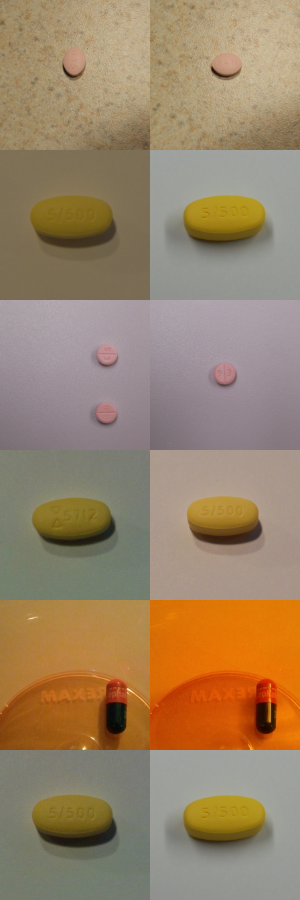
#> input picture pill-identifier/outputs/figures/_leakage_pairs.png, 300 x 900 px
$ python -i check_leakage.py   (imports and definitions only)
#> lines starting #> are read from the running program, lines starting #| are printed output that depends on the picture
"""Check for near-duplicate leakage between train and test.

Why this matters: C3PI consumer photographs were captured in batches - the same
physical tablet photographed several times in one session, on the same surface
under the same light. Byte-identical duplicates are easy to catch, but *near*
duplicates are not, and if a test image has an almost identical twin in train the
reported accuracy measures memorisation rather than recognition.

Method: reduce every crop to a small normalised grayscale signature, then for each
test image find its nearest train neighbour *of the same class* and report the
distribution of distances. A calibration set of distances between images of
*different* classes gives the scale for "how close is close".

    python src/check_leakage.py
    python src/check_leakage.py --dump 12   # save the most-similar pairs as a sheet
"""

from __future__ import annotations

import argparse
import csv
import sys
from collections import defaultdict
from pathlib import Path

import numpy as np
from PIL import Image

sys.path.insert(0, str(Path(__file__).resolve().parent))

ROOT = Path(__file__).resolve().parent.parent
PROCESSED = ROOT / "data" / "processed"
MANIFEST = PROCESSED / "manifest.csv"
SIG = 32  # signature resolution


# [8 lines left out: function signature, not called in this run]


def rot_signatures(path: Path) -> list[np.ndarray]:
    """Signatures at 0/90/180/270 degrees, matching preprocess.py's grouping.

    The verification must be at least as strict as the de-duplication it checks,
    otherwise a re-oriented twin would pass unnoticed.
    """
#> called with path = '../outputs/figures/_leakage_pairs.png'
    out = []
    with Image.open(path) as im:
#> im is the input picture: PIL image 300x900 RGB; mean R, G, B 154.4, 131.4, 103
        g = im.convert("L")
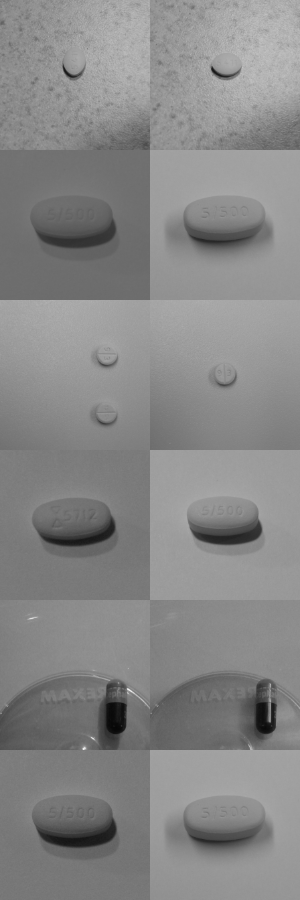
#> g: PIL image 300x900 L; min 6, max 242, mean 135
        for k in range(4):
            r = g.rotate(90 * k, expand=True).resize((SIG, SIG), Image.Resampling.BOX)
            a = np.asarray(r, dtype=np.float32).ravel()
            a -= a.mean()
            n = np.linalg.norm(a)
            out.append(a / n if n > 0 else a)
#> this loop made 4 passes
#> n on passes 1 to 4: 720.3, 720.8, 722, 722
#> pass 1, in rot_signatures, `r = g.rotate(90 * k, expand=True).resize((SIG, SIG), Image.Resampling...`:
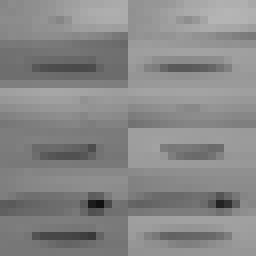
#> r: PIL image 32x32 L (shown 8 times larger); min 17, max 181, mean 135
#> pass 2, in rot_signatures, `r = g.rotate(90 * k, expand=True).resize((SIG, SIG), Image.Resampling...`:
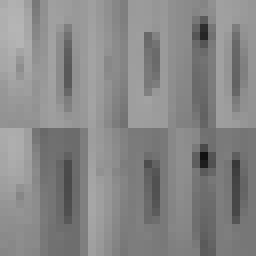
#> r: PIL image 32x32 L (shown 8 times larger); min 17, max 181, mean 135
#> pass 3, in rot_signatures, `r = g.rotate(90 * k, expand=True).resize((SIG, SIG), Image.Resampling...`:
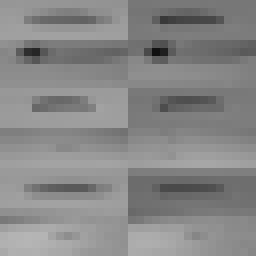
#> r: PIL image 32x32 L (shown 8 times larger); min 17, max 181, mean 135
#> after the loop, out = 4 items
    return out


# [90 lines left out: function main, not called in this run]


# [2 lines not run here, left out]

>>> result = rot_signatures('../outputs/figures/_leakage_pairs.png')
#> result = 4 items
